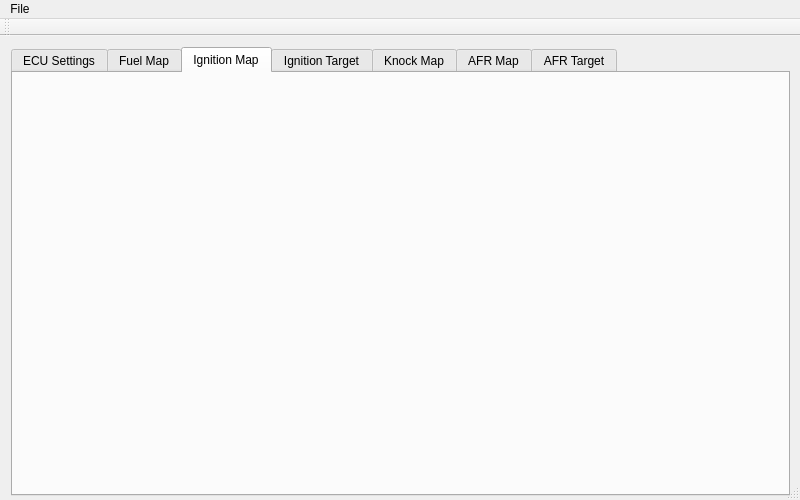
<?xml version="1.0" encoding="UTF-8"?>
<ui version="4.0">
 <class>MotoLink</class>
 <widget class="QMainWindow" name="MotoLink">
  <property name="geometry">
   <rect>
    <x>0</x>
    <y>0</y>
    <width>800</width>
    <height>500</height>
   </rect>
  </property>
  <property name="sizePolicy">
   <sizepolicy hsizetype="Fixed" vsizetype="Fixed">
    <horstretch>0</horstretch>
    <verstretch>0</verstretch>
   </sizepolicy>
  </property>
  <property name="minimumSize">
   <size>
    <width>800</width>
    <height>500</height>
   </size>
  </property>
  <property name="maximumSize">
   <size>
    <width>800</width>
    <height>500</height>
   </size>
  </property>
  <property name="windowTitle">
   <string>MotoLink</string>
  </property>
  <widget class="QWidget" name="centralWidget">
   <property name="minimumSize">
    <size>
     <width>800</width>
     <height>600</height>
    </size>
   </property>
   <property name="maximumSize">
    <size>
     <width>16777215</width>
     <height>16777215</height>
    </size>
   </property>
   <widget class="QWidget" name="gridLayoutWidget">
    <property name="geometry">
     <rect>
      <x>0</x>
      <y>0</y>
      <width>801</width>
      <height>471</height>
     </rect>
    </property>
    <layout class="QGridLayout" name="gridLayout">
     <item row="0" column="0">
      <widget class="QTabWidget" name="tabWidget">
       <property name="minimumSize">
        <size>
         <width>0</width>
         <height>0</height>
        </size>
       </property>
       <property name="currentIndex">
        <number>2</number>
       </property>
       <widget class="QWidget" name="tab_settings">
        <attribute name="title">
         <string>ECU Settings</string>
        </attribute>
       </widget>
       <widget class="QWidget" name="tab_fuel">
        <attribute name="title">
         <string>Fuel Map</string>
        </attribute>
        <widget class="QTableView" name="tableView">
         <property name="geometry">
          <rect>
           <x>-5</x>
           <y>1</y>
           <width>801</width>
           <height>441</height>
          </rect>
         </property>
        </widget>
       </widget>
       <widget class="QWidget" name="tab_ignmap">
        <attribute name="title">
         <string>Ignition Map</string>
        </attribute>
       </widget>
       <widget class="QWidget" name="tab_igntarget">
        <attribute name="title">
         <string>Ignition Target</string>
        </attribute>
       </widget>
       <widget class="QWidget" name="tab_knock">
        <attribute name="title">
         <string>Knock Map</string>
        </attribute>
       </widget>
       <widget class="QWidget" name="tab_afrmap">
        <attribute name="title">
         <string>AFR Map</string>
        </attribute>
       </widget>
       <widget class="QWidget" name="tab_afrtarget">
        <attribute name="title">
         <string>AFR Target</string>
        </attribute>
       </widget>
      </widget>
     </item>
    </layout>
   </widget>
  </widget>
  <widget class="QMenuBar" name="menuBar">
   <property name="geometry">
    <rect>
     <x>0</x>
     <y>0</y>
     <width>800</width>
     <height>21</height>
    </rect>
   </property>
   <widget class="QMenu" name="menuTest">
    <property name="title">
     <string>File</string>
    </property>
   </widget>
   <addaction name="menuTest"/>
  </widget>
  <widget class="QToolBar" name="mainToolBar">
   <attribute name="toolBarArea">
    <enum>TopToolBarArea</enum>
   </attribute>
   <attribute name="toolBarBreak">
    <bool>false</bool>
   </attribute>
  </widget>
  <widget class="QStatusBar" name="statusBar"/>
 </widget>
 <layoutdefault spacing="6" margin="11"/>
 <resources/>
 <connections/>
</ui>
